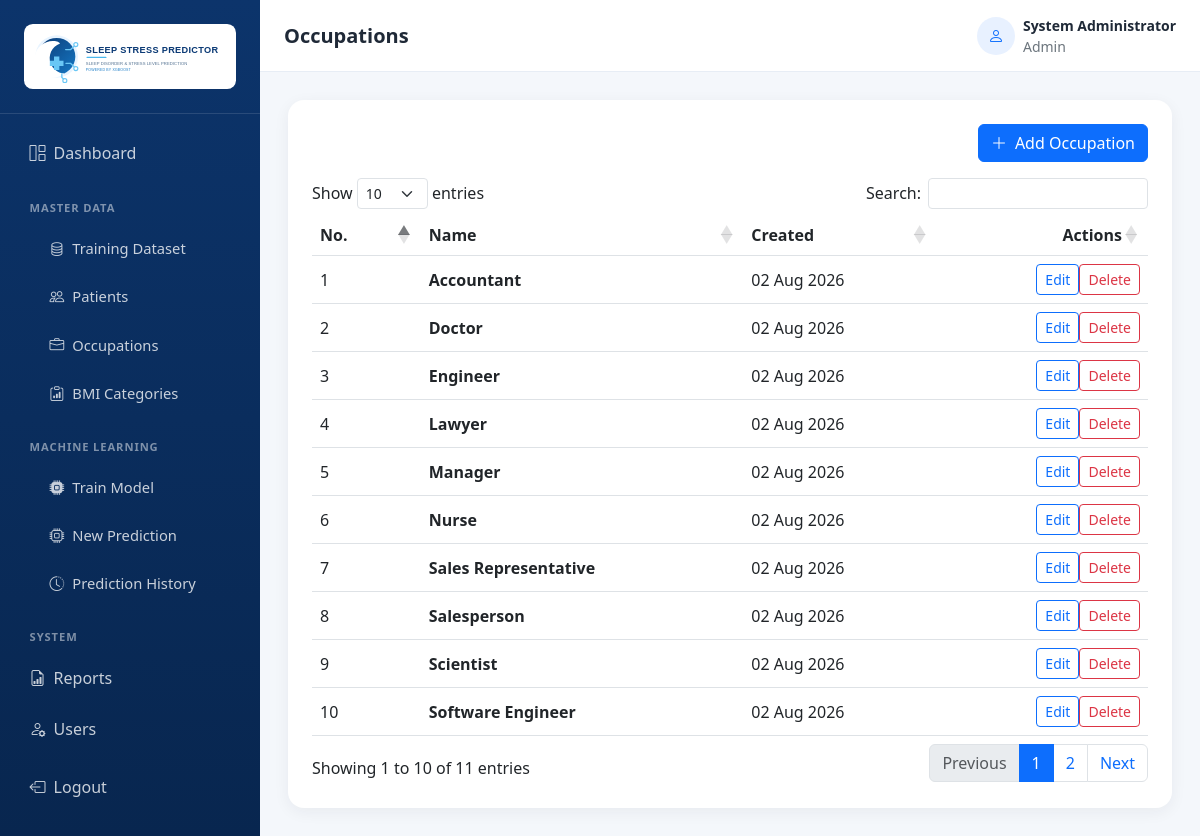
/master-data/occupations (signed in), run on the app's committed database.
### models/database.py (models this page shows)
class User(UserMixin, db.Model):
    __tablename__ = "users"
    id = db.Column(db.Integer, primary_key=True)
    full_name = db.Column(db.String(120), nullable=False)
    username = db.Column(db.String(80), nullable=False, unique=True, index=True)
    password_hash = db.Column(db.String(256), nullable=False)
    role = db.Column(db.String(20), nullable=False, default="Admin")
    created_at = db.Column(db.DateTime, nullable=False, default=jakarta_now)

class Occupation(db.Model):
    __tablename__ = "occupations"
    id = db.Column(db.Integer, primary_key=True)
    name = db.Column(db.String(120), nullable=False, unique=True, index=True)
    created_at = db.Column(db.DateTime, nullable=False, default=jakarta_now)
    training_dataset_records = db.relationship("TrainingDatasetRecord", back_populates="occupation")
    patients = db.relationship("Patient", back_populates="occupation")

### routes/master_data.py (the view)
    def list_view(): return render_template("master_data/list.html", items=model.query.order_by(model.name).all(), label=label, endpoint_prefix=endpoint_prefix)

### app.py (called while the page is built)
@login_manager.user_loader
def load_user(user_id):
    return db.session.get(User, int(user_id))

### templates/master_data/list.html (shortened to what this page needs)
{% extends "base.html" %}
{% block page_title %}{{ label }}s{% endblock %}
{% block content %}<div class="card border-0 dashboard-card"><div class="card-body p-4"><div class="d-flex justify-content-end mb-3"><a class="btn btn-primary" href="{{ url_for('master_data.' ~ endpoint_prefix ~ '_create') }}"><i class="bi bi-plus-lg me-2"></i>Add {{ label }}</a></div><div class="table-responsive"><table class="table data-table align-middle"><thead><tr><th>No.</th><th>Name</th><th>Created</th><th class="text-end">Actions</th></tr></thead><tbody>{% for item in items %}<tr><td>{{ loop.index }}</td><td class="fw-semibold">{{ item.name }}</td><td>{{ item.created_at.strftime('%d %b %Y') }}</td><td class="text-end"><a href="{{ url_for('master_data.' ~ endpoint_prefix ~ '_edit', item_id=item.id) }}" class="btn btn-sm btn-outline-primary">Edit</a><form method="post" class="d-inline" action="{{ url_for('master_data.' ~ endpoint_prefix ~ '_delete', item_id=item.id) }}" onsubmit="return confirm('Delete this record?');"><button type="submit" class="btn btn-sm btn-outline-danger">Delete</button></form></td></tr>{% endfor %}</tbody></table></div></div></div>{% endblock %}

### templates/base.html (shortened to what this page needs)
<!DOCTYPE html>
<html lang="id">
<head>
  <link href="https://cdn.jsdelivr.net/npm/bootstrap@5.3.0/dist/css/bootstrap.min.css" rel="stylesheet">
  <link rel="stylesheet" href="https://cdn.jsdelivr.net/npm/bootstrap-icons@1.11.1/font/bootstrap-icons.css">
  <link rel="stylesheet" href="https://cdn.datatables.net/1.13.8/css/dataTables.bootstrap5.min.css">
  <link rel="stylesheet" href="{{ url_for('static', filename='css/dashboard.css') }}">
</head>
<body class="dashboard-body">
  <aside class="app-sidebar">
    <a class="sidebar-brand" href="{{ url_for('system.dashboard') }}"><img src="{{ url_for('static', filename='img/logo.svg') }}" alt="Sleep Stress Predictor" class="sidebar-logo"></a>
    <nav class="sidebar-nav nav flex-column">
      <a class="nav-link {% if request.endpoint == 'system.dashboard' %}active{% endif %}" href="{{ url_for('system.dashboard') }}"><i class="bi bi-grid-1x2 me-2"></i>Dashboard</a>
      <div class="nav-label">Master Data</div><div class="submenu">
        <a class="nav-link" href="{{ url_for('training_dataset.index') }}"><i class="bi bi-database me-2"></i>Training Dataset</a>
        <a class="nav-link" href="{{ url_for('master_data.patients') }}"><i class="bi bi-people me-2"></i>Patients</a>
        <a class="nav-link" href="{{ url_for('master_data.occupations') }}"><i class="bi bi-briefcase me-2"></i>Occupations</a>
        <a class="nav-link" href="{{ url_for('master_data.bmi_categories') }}"><i class="bi bi-clipboard-data me-2"></i>BMI Categories</a>
      </div>
      <div class="nav-label">Machine Learning</div><div class="submenu">
        <a class="nav-link" href="{{ url_for('train') }}"><i class="bi bi-cpu-fill me-2"></i>Train Model</a>
        <a class="nav-link" href="{{ url_for('prediction.new_prediction') }}"><i class="bi bi-cpu me-2"></i>New Prediction</a>
        <a class="nav-link" href="{{ url_for('prediction.history') }}"><i class="bi bi-clock-history me-2"></i>Prediction History</a>
      </div>
      <div class="nav-label">System</div>
      <a class="nav-link" href="{{ url_for('reports.index') }}"><i class="bi bi-file-earmark-bar-graph me-2"></i>Reports</a>
      {% if current_user.role == 'Admin' %}<a class="nav-link" href="{{ url_for('users.index') }}"><i class="bi bi-person-gear me-2"></i>Users</a>{% endif %}
      <form method="post" action="{{ url_for('auth.logout') }}" class="mt-2"><button class="sidebar-logout" type="submit"><i class="bi bi-box-arrow-left me-2"></i>Logout</button></form>
    </nav>
  </aside>
  <main class="app-main">
    <header class="app-topbar d-flex justify-content-between align-items-center px-4">
      <div><h5 class="mb-0 fw-bold">{% block page_title %}Sleep Stress Predictor{% endblock %}</h5><small class="text-secondary">{% block page_subtitle %}{% endblock %}</small></div>
      <div class="d-flex align-items-center gap-2"><span class="user-avatar"><i class="bi bi-person"></i></span><div class="small"><strong class="d-block">{{ current_user.full_name }}</strong><span class="text-secondary">{{ current_user.role }}</span></div></div>
    </header>
    <section class="page-content">
      {% block content %}{% endblock %}
    </section>
  </main>
</body>
</html>

### static/css/dashboard.css (style rules this page uses)
:root { --sidebar-width: 260px; --brand-blue: #0d6efd; }
body.dashboard-body { background: #f4f7fb; color: #1f2937; }
.app-sidebar { background: linear-gradient(180deg, #0c346b 0%, #08264f 100%); min-height: 100vh; position: fixed; inset: 0 auto 0 0; width: var(--sidebar-width); z-index: 1040; }
.sidebar-brand { color: #fff; font-weight: 700; font-size: 1.2rem; text-decoration: none; display: block; padding: 1.5rem; border-bottom: 1px solid rgba(255,255,255,.12); }
.sidebar-logo { background: #fff; border-radius: .55rem; display: block; height: auto; padding: .35rem; width: 100%; }
.sidebar-nav { padding: 1rem; }
.sidebar-nav .nav-link { color: rgba(255,255,255,.78); border-radius: .6rem; padding: .72rem .85rem; margin-bottom: .2rem; font-weight: 500; }
.sidebar-nav .nav-label { color: rgba(255,255,255,.48); font-size: .7rem; font-weight: 700; letter-spacing: .08em; margin: 1.25rem .85rem .55rem; text-transform: uppercase; }
.sidebar-nav .submenu .nav-link { font-size: .92rem; padding-left: 2.1rem; }
.sidebar-logout { background: transparent; border: 0; color: rgba(255,255,255,.78); padding: .72rem .85rem; text-align: left; width: 100%; }
.app-main { margin-left: var(--sidebar-width); min-height: 100vh; }
.app-topbar { background: #fff; border-bottom: 1px solid #e7edf5; min-height: 72px; }
.page-content { padding: 1.75rem; }
.dashboard-card { border-radius: 1rem; box-shadow: 0 .25rem 1rem rgba(31,41,55,.06); }
.user-avatar { background: #e8f1ff; border-radius: 50%; color: var(--brand-blue); display: inline-flex; height: 38px; align-items: center; justify-content: center; width: 38px; }

### data on the page
User: full_name "System Administrator", role "Admin"
Occupation: name "Accountant", created_at "02 Aug 2026"
Occupation: name "Doctor", created_at "02 Aug 2026"
Occupation: name "Engineer", created_at "02 Aug 2026"
Occupation: name "Lawyer", created_at "02 Aug 2026"
Occupation: name "Manager", created_at "02 Aug 2026"
Occupation: name "Nurse", created_at "02 Aug 2026"
Occupation: name "Sales Representative", created_at "02 Aug 2026"
Occupation: name "Salesperson", created_at "02 Aug 2026"
Occupation: name "Scientist", created_at "02 Aug 2026"
Occupation: name "Software Engineer", created_at "02 Aug 2026"

### other printed values
{{ label }} "Occupation"
